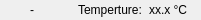
<?xml version="1.0" encoding="UTF-8"?>
<ui version="4.0">
 <class>StationStatus</class>
 <widget class="QWidget" name="StationStatus">
  <property name="geometry">
   <rect>
    <x>0</x>
    <y>0</y>
    <width>201</width>
    <height>20</height>
   </rect>
  </property>
  <property name="minimumSize">
   <size>
    <width>0</width>
    <height>0</height>
   </size>
  </property>
  <property name="windowTitle">
   <string>Form</string>
  </property>
  <layout class="QHBoxLayout" name="horizontalLayout">
   <property name="spacing">
    <number>7</number>
   </property>
   <property name="leftMargin">
    <number>11</number>
   </property>
   <property name="topMargin">
    <number>0</number>
   </property>
   <property name="rightMargin">
    <number>11</number>
   </property>
   <property name="bottomMargin">
    <number>0</number>
   </property>
   <item>
    <widget class="QLabel" name="label_name">
     <property name="sizePolicy">
      <sizepolicy hsizetype="Preferred" vsizetype="Preferred">
       <horstretch>0</horstretch>
       <verstretch>0</verstretch>
      </sizepolicy>
     </property>
     <property name="minimumSize">
      <size>
       <width>12</width>
       <height>20</height>
      </size>
     </property>
     <property name="maximumSize">
      <size>
       <width>12</width>
       <height>20</height>
      </size>
     </property>
     <property name="text">
      <string/>
     </property>
     <property name="pixmap">
      <pixmap resource="../../res/res.qrc">:/icons/icons/toolbars/standard/Sensor Set.png</pixmap>
     </property>
     <property name="scaledContents">
      <bool>true</bool>
     </property>
    </widget>
   </item>
   <item>
    <widget class="QLabel" name="name">
     <property name="text">
      <string>-</string>
     </property>
    </widget>
   </item>
   <item>
    <widget class="QLabel" name="label_temperature">
     <property name="text">
      <string>Temperture:</string>
     </property>
    </widget>
   </item>
   <item>
    <widget class="QLabel" name="temperature">
     <property name="text">
      <string>xx.x °C</string>
     </property>
    </widget>
   </item>
  </layout>
 </widget>
 <resources>
  <include location="../../res/res.qrc"/>
 </resources>
 <connections/>
</ui>
